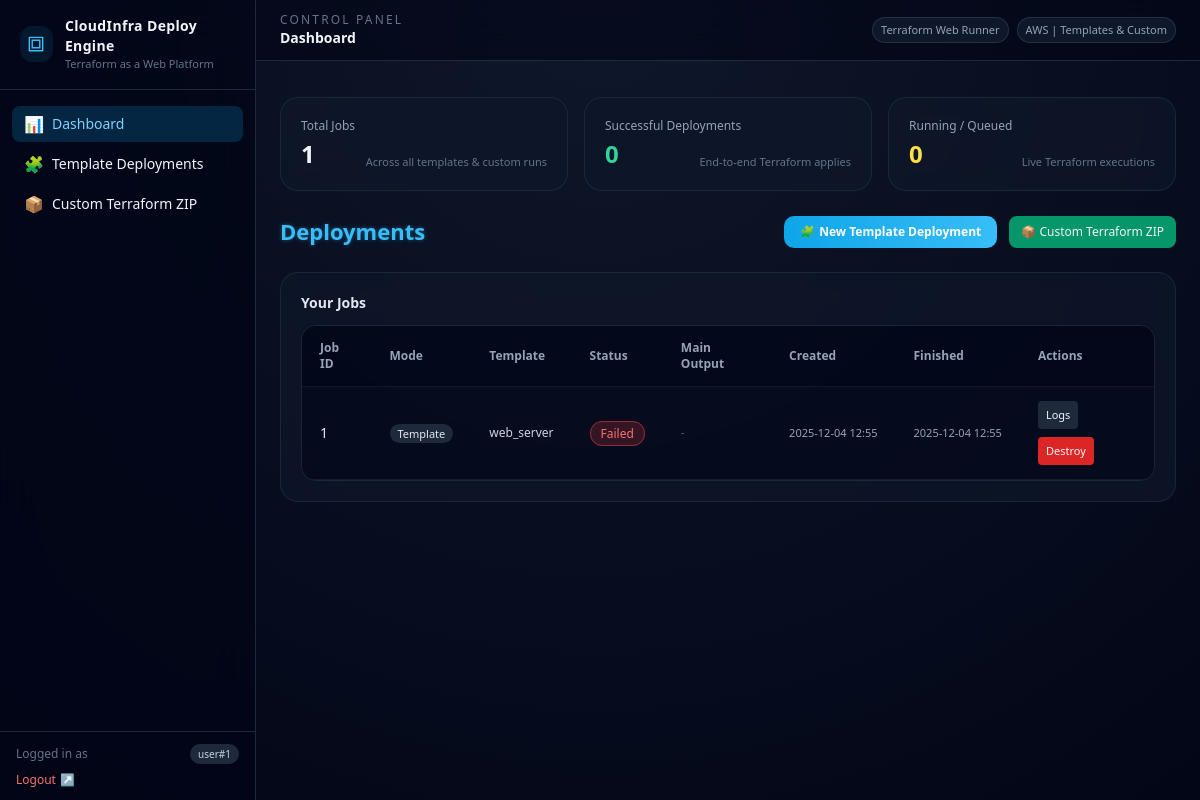
The page /dashboard (signed in) on the database its author committed.
### app.py (models this page shows)
class Job(db.Model):
    id = db.Column(db.Integer, primary_key=True)
    user_id = db.Column(db.Integer, db.ForeignKey("user.id"), nullable=False)
    mode = db.Column(db.String(20), nullable=False)  # "template" / "custom"
    template_name = db.Column(db.String(100), nullable=True)
    status = db.Column(db.String(20), default="Pending")  # Pending / Queued / Running / Success / Failed / Destroyed
    created_at = db.Column(db.DateTime, default=datetime.utcnow)
    finished_at = db.Column(db.DateTime, nullable=True)
    log_file_path = db.Column(db.String(255), nullable=True)
    outputs_json = db.Column(db.Text, nullable=True)
    primary_output = db.Column(db.String(255), nullable=True)

### app.py (the view)
@app.route("/dashboard")
@login_required
def dashboard():
    user_id = session.get("user_id")
    jobs = Job.query.filter_by(user_id=user_id).order_by(Job.created_at.desc()).all()
    return render_template("dashboard.html", jobs=jobs)

### app.py (called while the page is built)
def login_required(f):
    @wraps(f)
    def decorated_function(*args, **kwargs):
        if "user_id" not in session:
            flash("Please log in to continue.", "warning")
            return redirect(url_for("login"))
        return f(*args, **kwargs)
    return decorated_function

### templates/dashboard.html (shortened to what this page needs)
{% extends "base.html" %} {% block header_title %} Dashboard {% endblock %} {%
block content %}
<div class="space-y-6">
  <div class="grid grid-cols-1 md:grid-cols-3 gap-4">
    <div class="card-glow">
      <div class="text-xs text-slate-400 mb-1">Total Jobs</div>
      <div class="flex items-end justify-between">
        <div class="text-2xl font-semibold">{{ jobs|length }}</div>
        <div class="text-[11px] text-slate-500">
          Across all templates &amp; custom runs
        </div>
      </div>
    </div>
    <div class="card-glow">
      <div class="text-xs text-slate-400 mb-1">Successful Deployments</div>
      {% set successful = jobs|selectattr("status", "equalto", "Success")|list
      %}
      <div class="flex items-end justify-between">
        <div class="text-2xl font-semibold text-emerald-400">
          {{ successful|length }}
        </div>
        <div class="text-[11px] text-slate-500">
          End-to-end Terraform applies
        </div>
      </div>
    </div>
    <div class="card-glow">
      <div class="text-xs text-slate-400 mb-1">Running / Queued</div>
      {% set running = jobs|selectattr("status", "equalto", "Running")|list %}
      {% set queued = jobs|selectattr("status", "equalto", "Queued")|list %}
      <div class="flex items-end justify-between">
        <div class="text-2xl font-semibold text-yellow-300">
          {{ running|length + queued|length }}
        </div>
        <div class="text-[11px] text-slate-500">Live Terraform executions</div>
      </div>
    </div>
  </div>
  <div class="flex flex-wrap items-center justify-between gap-3">
    <h2 class="section-title">Deployments</h2>
    <div class="flex gap-3">
      <a
        href="{{ url_for('deploy_template') }}"
        class="btn-primary text-xs flex items-center gap-1"
      >
        <span>🧩</span>
        <span>New Template Deployment</span>
      </a>
      <a
        href="{{ url_for('deploy_custom') }}"
        class="text-xs px-3 py-2 rounded-lg bg-emerald-600 hover:bg-emerald-500 font-medium"
      >
        📦 Custom Terraform ZIP
      </a>
    </div>
  </div>
  <div class="card-glow">
    <h3 class="text-sm font-semibold mb-3 text-slate-200">Your Jobs</h3>
    {% if jobs %}
    <div class="table-container">
      <table class="w-full text-sm text-left dashboard-table">
        <thead class="bg-slate-950/80 text-slate-400 text-xs">
          <tr>
            <th>Job ID</th>
            <th>Mode</th>
            <th>Template</th>
            <th>Status</th>
            <th>Main Output</th>
            <th>Created</th>
            <th>Finished</th>
            <th>Actions</th>
          </tr>
        </thead>
        <tbody class="bg-slate-950/60">
          {% for job in jobs %}
          <tr>
            <td class="text-slate-200">{{ job.id }}</td>
            <td>
              <span
                class="px-2 py-0.5 text-[11px] rounded-full bg-slate-800 text-slate-200"
              >
                {{ job.mode|capitalize }}
              </span>
            </td>
            <td class="text-slate-300 text-xs">
              {{ job.template_name if job.template_name else "-" }}
            </td>
            <td>
              {% if job.status == "Success" %}
              <span class="badge-success">Success</span>
              {% elif job.status == "Failed" %}
              <span class="badge-failed">Failed</span>
              {% elif job.status == "Running" or job.status == "Queued" %}
              <span class="badge-running">{{ job.status }}</span>
              {% elif job.status == "Destroyed" %}
              <span class="badge-failed">Destroyed</span>
              {% else %}
              <span
                class="px-2 py-0.5 text-[11px] rounded-full bg-slate-700 text-slate-200"
              >
                {{ job.status }}
              </span>
              {% endif %}
            </td>
            <td class="text-slate-300 text-xs max-w-[220px]">
              {% if job.primary_output %}
              <span class="font-mono break-all">
                {{ job.primary_output }}
              </span>
              {% else %}
              <span class="text-slate-600">-</span>
              {% endif %}
            </td>
            <td class="text-slate-400 text-[11px] whitespace-nowrap">
              {{ job.created_at.strftime("%Y-%m-%d %H:%M") if job.created_at
              else "-" }}
            </td>
            <td class="text-slate-400 text-[11px] whitespace-nowrap">
              {{ job.finished_at.strftime("%Y-%m-%d %H:%M") if job.finished_at
              else "-" }}
            </td>
            <td>
              <div class="flex flex-wrap gap-2 text-[11px]">
                {% if job.log_file_path %}
                <a
                  href="{{ url_for('view_job_logs', job_id=job.id) }}"
                  class="px-2 py-1 rounded bg-slate-800 hover:bg-slate-700"
                >
                  Logs
                </a>
                {% endif %}  {% if job.status not in ["Destroyed", "Destroy
                Failed"] %}
                <button
                  type="button"
                  onclick="openDestroyModal('{{ job.id }}')"
                  class="px-2 py-1 rounded bg-red-600 hover:bg-red-500"
                >
                  Destroy
                </button>
                {% endif %}
              </div>
            </td>
          </tr>
          {% endfor %}
        </tbody>
      </table>
    </div>
    {% endif %}
  </div>
</div>
{% endblock %}

### templates/base.html (shortened to what this page needs)
<!DOCTYPE html>
<html lang="en" class="h-full">
  <head>
    <script src="https://cdn.tailwindcss.com"></script>
    <link
      rel="stylesheet"
      href="{{ url_for('static', filename='css/main.css') }}"
    />
  </head>
  <body class="h-full min-h-screen">
    <div class="min-h-screen flex text-slate-100">
      <aside
        class="hidden md:flex md:flex-col w-64 border-r border-slate-800 bg-slate-950/80 backdrop-blur-xl"
      >
        <div
          class="px-5 py-4 border-b border-slate-800 flex items-center gap-3"
        >
          <div
            class="h-9 w-9 rounded-xl bg-sky-500/10 flex items-center justify-center"
          >
            <svg
              xmlns="http://www.w3.org/2000/svg"
              class="h-5 w-5 text-sky-400"
              viewBox="0 0 24 24"
              fill="none"
              stroke="currentColor"
              stroke-width="1.7"
            >
              <path d="M7.5 7.5h9v9h-9z" />
              <path
                d="M4 4h16v16H4z"
                stroke-linecap="round"
                stroke-linejoin="round"
              />
            </svg>
          </div>
          <div>
            <div class="text-sm font-semibold tracking-wide">
              CloudInfra Deploy Engine
            </div>
            <div class="text-[11px] text-slate-500">
              Terraform as a Web Platform
            </div>
          </div>
        </div>
        {% set current = request.endpoint %}
        <nav class="flex-1 px-3 py-4 space-y-1 text-sm">
          <a
            href="{{ url_for('dashboard') }}"
            class="flex items-center gap-2 px-3 py-2 rounded-lg {% if current == 'dashboard' %}bg-sky-500/20 text-sky-300{% else %}hover:bg-slate-800/70{% endif %}"
          >
            <span class="text-[16px]">📊</span>
            <span>Dashboard</span>
          </a>
          <a
            href="{{ url_for('deploy_template') }}"
            class="flex items-center gap-2 px-3 py-2 rounded-lg {% if current == 'deploy_template' %}bg-sky-500/20 text-sky-300{% else %}hover:bg-slate-800/70{% endif %}"
          >
            <span class="text-[16px]">🧩</span>
            <span>Template Deployments</span>
          </a>
          <a
            href="{{ url_for('deploy_custom') }}"
            class="flex items-center gap-2 px-3 py-2 rounded-lg {% if current == 'deploy_custom' %}bg-sky-500/20 text-sky-300{% else %}hover:bg-slate-800/70{% endif %}"
          >
            <span class="text-[16px]">📦</span>
            <span>Custom Terraform ZIP</span>
          </a>
        </nav>
        <div class="border-t border-slate-800 px-4 py-3 text-xs text-slate-500">
          <div class="flex items-center justify-between mb-1">
            <span>Logged in as</span>
            <span
              class="text-[10px] px-2 py-0.5 rounded-full bg-slate-800 text-slate-300"
            >
              user#{{ session.get("user_id") }}
            </span>
          </div>
          <a
            href="{{ url_for('logout') }}"
            class="inline-flex items-center gap-1 text-red-400 hover:text-red-300 mt-1"
          >
            <span>Logout</span> <span>↗</span>
          </a>
        </div>
      </aside>
      <div class="flex-1 flex flex-col">
        <header
          class="border-b border-slate-800 bg-slate-950/60 backdrop-blur-xl px-4 md:px-6 py-3 flex items-center justify-between gap-3"
        >
          <div class="flex items-center gap-3">
            <div>
              <div class="text-xs uppercase tracking-[0.18em] text-slate-500">
                Control Panel
              </div>
              <div class="text-sm font-semibold text-slate-100">
                {% block header_title %}{% endblock %}
              </div>
            </div>
          </div>
          <div
            class="hidden md:flex items-center gap-2 text-[11px] text-slate-400"
          >
            <div
              class="px-2 py-1 rounded-full bg-slate-900 border border-slate-700/60"
            >
              Terraform Web Runner
            </div>
            <div
              class="px-2 py-1 rounded-full bg-slate-900 border border-slate-700/60"
            >
              AWS | Templates &amp; Custom
            </div>
          </div>
        </header>
        <div class="px-4 md:px-6 pt-3">
        </div>
        <main class="flex-1 px-4 md:px-6 py-4 md:py-6">
          {% block content %}{% endblock %}
        </main>
      </div>
    </div>
  </body>
</html>

### static/css/main.css (style rules this page uses)
* { transition: all 0.15s ease-in-out; }
body { background: radial-gradient(circle at top, #0f172a, #020617); color: #e2e8f0; }
.card-glow { background: rgba(15, 23, 42, 0.7); border: 1px solid rgba(51, 65, 85, 0.4); backdrop-filter: blur(10px); border-radius: 18px; padding: 20px; }
.btn-primary { background: linear-gradient(90deg, #0ea5e9, #38bdf8); padding: 8px 16px; border-radius: 10px; color: white; font-weight: 600; cursor: pointer; }
.badge-failed { background: rgba(239, 68, 68, 0.2); border: 1px solid rgba(239, 68, 68, 0.5); color: #f87171; padding: 3px 10px; border-radius: 12px; font-size: 12px; }
.table-container { overflow: hidden; border-radius: 15px; border: 1px solid rgba(51, 65, 85, 0.4); }
.dashboard-table td, .dashboard-table th { padding: 14px 18px; border-bottom: 1px solid rgba(51, 65, 85, 0.3); }
.section-title { font-size: 22px; font-weight: 600; color: #38bdf8; text-shadow: 0 0 4px rgba(56, 189, 248, 0.4); }

### rows shown on the page
Job: id "1", mode "Template", template_name "web_server", status "Failed", created_at "2025-12-04 12:55", finished_at "2025-12-04 12:55"

### other values the page prints
{{ session.get("user_id") }} "1"
{{ jobs|length }} "1"
{{ successful|length }} "0"
{{ running|length + queued|length }} "0"
